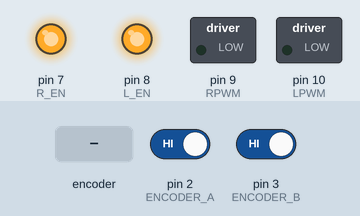
This program was run on a simulated Arduino Nano, built with avr-gcc and run on an emulated ATmega328P. Shown: switched loads named in the program (green lamp = pin HIGH), output pins drawn as LEDs (lit = HIGH). The test bench sets the inputs (shaded band); at power-on: pin 2 (ENCODER_A) HIGH, pin 3 (ENCODER_B) HIGH. Pins used as bus, display or sensor lines are not drawn; what the program prints to the serial monitor is not drawn.

Above: at 1.2 s.
1.3 s: rotary encoder on pin 2 (ENCODER_A) / pin 3 (ENCODER_B) turned 1 step (first pin leading)
4.5 s: rotary encoder on pin 2 (ENCODER_A) / pin 3 (ENCODER_B) turned 1 step (first pin leading)
Timing chart, 0 to 7.5 s (numbered marks = the images above; inputs shaded):
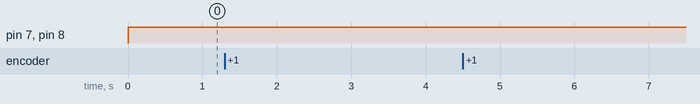

The program:

main.cpp
```cpp
#include <Arduino.h>
#include <PID_v1.h>
#include <SPI.h>
#include <mcp_can.h>
//#include <EEPROM.h>
#include <EEPROMex.h>

#define VERSION "0.0.4"
#define SELECTED_WHEEL 3 // FR=0, FL=1, BR=2, BL=3

// set up can
// speeds for all
#define CAN_ID_SETSPEED 100
#define CAN_SETSPEED_MAX_CYCLETIME 200  //ms
// config - front right
#define CAN_ID_CONFIG 113

// useful constants
// gearreduction=27, beltreduction=3, magneticchanges=34*2
#define STEPS_PER_REV 5508      // 27*3*34*2
#define CIRCUMFERENCE 640       // ~640mm wheel circumference
#define STEPS_PER_MM  0.116194626 // (CIRCUMFERENCE / STEPS_PER_REV)

// define pins
#define ENCODER_A 2
#define ENCODER_B 3
#define ENCODER_VCC 4
#define R_IS 5
#define L_IS 6
#define R_EN 7
#define L_EN 8
#define RPWM 9
#define LPWM 10
#define CS_PIN A5

// EEPROM
#define ADDR_KP 0   //0-7
#define ADDR_KI 8   //8-15
#define ADDR_KD 16  //16-23
#define ADDR_REV_DIR 24
#define ADDR_PID_EN 25


struct config_msg {
  int16_t Kp;
  int16_t Ki;
  int16_t Kd;
  bool pid_enable;
  bool reverse_direction;
};

typedef union {
  struct speeds {
    // int16_t        -->   -32768..32767
    // -20000..20000  -->   -2000..2000mm/s or -100..100%
    // other          -->   disable motor and driver
    int16_t fr;
    int16_t fl;
    int16_t br;
    int16_t bl;
  } speed_vals;
  int16_t wheel[4];
} speed_msg;

typedef union {
  config_msg config;
  speed_msg speed;
  uint8_t bytes[8];
} can_msg;


double doubleFromInt16(int16_t val){
  return ((double) val) / 1000.0;
}

int16_t int16FromDouble(double val){
  return (int16_t) (val * 1000);
}

MCP_CAN CAN(CS_PIN);

//Define Variables we'll be connecting to
double SetpointSpeed, InputSpeed, OutputPWM;

//Specify the links and initial tuning parameters
double Kp, Ki, Kd;
PID myPID(&InputSpeed, &OutputPWM, &SetpointSpeed, 0, 0, 0, DIRECT);

volatile long counter = 0;
double pos=0, last_pos, dur_s;
unsigned long time=1, last_time, timeLastMSG=0;
int16_t rawSpeed;
can_msg msg;
bool reverse_direction = false;
bool pid_enable = false;

void isrA(){
  bool a = digitalRead(ENCODER_A);
  bool b = digitalRead(ENCODER_B);
  if((a && b)||(!a && !b)) counter--;
  else counter++;
}

void isrB(){
  bool a = digitalRead(ENCODER_A);
  bool b = digitalRead(ENCODER_B);
  if((a && !b)||(!a && b)) counter--;
  else counter++;
}

int sign(int value, int maxvalue){
  if(value > maxvalue){
    return maxvalue;
  }
  if(value < -maxvalue){
    return -maxvalue;
  }
  return value;
}

int zeroMin(int value, int minValue){
  if(value < minValue && value > -minValue) return 0;
  return value;
}

// enables motor on driver
void enableMotor(){
  digitalWrite(R_EN, HIGH);
  digitalWrite(L_EN, HIGH);
  digitalWrite(RPWM, LOW);
  digitalWrite(LPWM, LOW);
}

// disables motor on driver
void disableMotor(){
  digitalWrite(R_EN, LOW);
  digitalWrite(L_EN, LOW);
  digitalWrite(RPWM, LOW);
  digitalWrite(LPWM, LOW);
}

void blockMotor(){
  digitalWrite(R_EN, HIGH);
  digitalWrite(L_EN, HIGH);
  digitalWrite(RPWM, LOW);
  digitalWrite(LPWM, LOW);
}


void printStats(){
  Serial.print("Position: ");
  Serial.print(pos);
  Serial.print("mm, Speed: ");
  Serial.print(InputSpeed);
  Serial.print("mm/s, Setpoint: ");
  Serial.print(SetpointSpeed);
  if (pid_enable) Serial.println("mm/s");
  else Serial.println("%");
}

// motorPWM -255..255
// --> motor has to be enabled
void writeMotorPWM(int motorPWM){
  digitalWrite(R_EN, HIGH);
  digitalWrite(L_EN, HIGH);
  if (motorPWM > 0){
    analogWrite(RPWM, sign(motorPWM, 255));
    digitalWrite(LPWM, LOW);
  } else {
    digitalWrite(RPWM, LOW);
    analogWrite(LPWM, sign(-motorPWM, 255));
  }
}

void setup() {
  // set pwm frequency to 31.3kHz (pin 9 & 10)
  TCCR1B = TCCR1B & 0b11111000 | 0x01;

  // set pin modes, as well as static pins
  // setup encoder
  pinMode(ENCODER_VCC, OUTPUT);
  digitalWrite(ENCODER_VCC, HIGH);
  pinMode(ENCODER_A, INPUT_PULLUP);
  attachInterrupt(digitalPinToInterrupt(ENCODER_A), isrA, CHANGE);
  pinMode(ENCODER_B, INPUT_PULLUP);
  attachInterrupt(digitalPinToInterrupt(ENCODER_B), isrB, CHANGE);
  // setup motor driver
  pinMode(RPWM, OUTPUT);
  pinMode(LPWM, OUTPUT);
  pinMode(R_EN, OUTPUT);
  pinMode(L_EN, OUTPUT);
  pinMode(R_IS, INPUT);
  pinMode(L_IS, INPUT);
  digitalWrite(R_EN, LOW);
  digitalWrite(L_EN, LOW);
  digitalWrite(RPWM, LOW);
  digitalWrite(LPWM, LOW);
  // setup led

  //turn the PID on
  SetpointSpeed = 0.0;
  Kp = EEPROM.readDouble(ADDR_KP);
  Ki = EEPROM.readDouble(ADDR_KI);
  Kd = EEPROM.readDouble(ADDR_KD);
  myPID.SetTunings(Kp, Ki, Kd);
  myPID.SetOutputLimits(-255,255);

  // read control bytes from eeprom
  pid_enable = EEPROM.readByte(ADDR_PID_EN);
  reverse_direction = EEPROM.readByte(ADDR_REV_DIR);

  // set up serial
  Serial.begin(115200);
  Serial.print("Version ");
  Serial.print(VERSION);
  Serial.print(" from ");
  Serial.println(__DATE__);

  // init can
  while (CAN_OK != CAN.begin(CAN_500KBPS))
  {
      Serial.println("CAN BUS - Init Failed");
      delay(100);
  }
  Serial.println("CAN BUS - Init OK!");
}

void loop() {
  last_time = time;
  time = millis();
  if(CAN_MSGAVAIL == CAN.checkReceive())
  {
    unsigned char len = 0;
    CAN.readMsgBuf(&len, msg.bytes);
    unsigned long canId = CAN.getCanId();
    switch (canId)
    {
      case CAN_ID_SETSPEED:
        timeLastMSG = time;
        if (reverse_direction) rawSpeed = -msg.speed.wheel[SELECTED_WHEEL];
        else rawSpeed = msg.speed.wheel[SELECTED_WHEEL];
        break;

      case CAN_ID_CONFIG:
        Kp = doubleFromInt16(msg.config.Kp);
        Ki = doubleFromInt16(msg.config.Ki);
        Kd = doubleFromInt16(msg.config.Kd);
        pid_enable = msg.config.pid_enable;
        reverse_direction = msg.config.reverse_direction;
        EEPROM.updateDouble(ADDR_KP, Kp);
        EEPROM.updateDouble(ADDR_KI, Ki);
        EEPROM.updateDouble(ADDR_KD, Kd);
        EEPROM.updateByte(ADDR_PID_EN, pid_enable);
        EEPROM.updateByte(ADDR_REV_DIR, reverse_direction);
        myPID.SetTunings(Kp, Ki, Kd);
        myPID.SetMode(pid_enable ? AUTOMATIC : MANUAL);

        break;

      default:
        Serial.print("\nReceived message from ID: ");
        Serial.println(canId, HEX);
        break;
    }
  }

  // block motor if der is no continuous SETSPEED stream
  if ((time - timeLastMSG) > CAN_SETSPEED_MAX_CYCLETIME) rawSpeed = -32768;

  last_pos = pos;
  pos = ((double) counter)*STEPS_PER_MM;
  dur_s = ((double) time-last_time)/1000;
  InputSpeed = (pos-last_pos)/dur_s;
  myPID.Compute();

  // int16_t        -->   -32768..32767
  // -32768         -->   block motor
  if (rawSpeed == -32768) blockMotor();
  // -20000..20000  -->   -2000..2000mm/s or -100..100%
  else if (rawSpeed >= -20000 && rawSpeed <= 20000) {
    if (pid_enable) {
      SetpointSpeed = rawSpeed/10.0;
      writeMotorPWM((int) OutputPWM);
    }
    else writeMotorPWM((int) rawSpeed / 78.431); // scales to -255..255
  // other          -->   disable motor and driver
  } else disableMotor();

  printStats();
}
```
